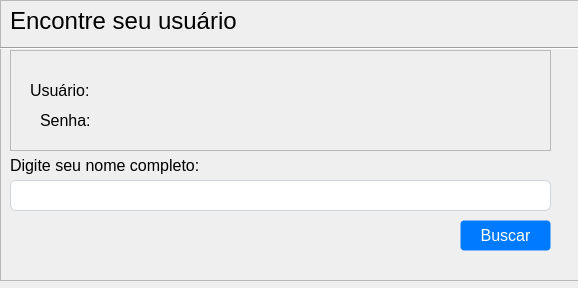
<?xml version="1.0" encoding="UTF-8"?>
<ui version="4.0">
 <class>frm_esqueci</class>
 <widget class="QWidget" name="frm_esqueci">
  <property name="geometry">
   <rect>
    <x>0</x>
    <y>0</y>
    <width>578</width>
    <height>288</height>
   </rect>
  </property>
  <property name="minimumSize">
   <size>
    <width>578</width>
    <height>288</height>
   </size>
  </property>
  <property name="maximumSize">
   <size>
    <width>578</width>
    <height>288</height>
   </size>
  </property>
  <property name="windowTitle">
   <string>Encontre seu usuário</string>
  </property>
  <widget class="QFrame" name="frame">
   <property name="geometry">
    <rect>
     <x>0</x>
     <y>0</y>
     <width>601</width>
     <height>281</height>
    </rect>
   </property>
   <property name="frameShape">
    <enum>QFrame::StyledPanel</enum>
   </property>
   <property name="frameShadow">
    <enum>QFrame::Raised</enum>
   </property>
   <widget class="QLabel" name="label">
    <property name="geometry">
     <rect>
      <x>10</x>
      <y>150</y>
      <width>210</width>
      <height>30</height>
     </rect>
    </property>
    <property name="styleSheet">
     <string notr="true">font-size:16px;</string>
    </property>
    <property name="text">
     <string>Digite seu nome completo:</string>
    </property>
   </widget>
   <widget class="QLineEdit" name="NomeCompleto">
    <property name="geometry">
     <rect>
      <x>10</x>
      <y>180</y>
      <width>541</width>
      <height>31</height>
     </rect>
    </property>
    <property name="styleSheet">
     <string notr="true">    width: 100%;
    padding: 6px 12px;
    font-size: 16px;
    font-weight: 400;
    line-height: 1.5;
    color: #212529;
    background-color: #fff;
    background-clip: padding-box;
    border: 1px solid #ced4da;
    appearance: none;
    border-radius: 6px;</string>
    </property>
   </widget>
   <widget class="Line" name="line_2">
    <property name="geometry">
     <rect>
      <x>0</x>
      <y>40</y>
      <width>710</width>
      <height>16</height>
     </rect>
    </property>
    <property name="orientation">
     <enum>Qt::Horizontal</enum>
    </property>
   </widget>
   <widget class="QLabel" name="label_2">
    <property name="geometry">
     <rect>
      <x>10</x>
      <y>5</y>
      <width>371</width>
      <height>31</height>
     </rect>
    </property>
    <property name="minimumSize">
     <size>
      <width>371</width>
      <height>0</height>
     </size>
    </property>
    <property name="styleSheet">
     <string notr="true">font-size:24px;</string>
    </property>
    <property name="text">
     <string>Encontre seu usuário</string>
    </property>
   </widget>
   <widget class="QFrame" name="frame_2">
    <property name="geometry">
     <rect>
      <x>10</x>
      <y>50</y>
      <width>541</width>
      <height>101</height>
     </rect>
    </property>
    <property name="frameShape">
     <enum>QFrame::StyledPanel</enum>
    </property>
    <property name="frameShadow">
     <enum>QFrame::Raised</enum>
    </property>
    <widget class="QLabel" name="label_3">
     <property name="geometry">
      <rect>
       <x>20</x>
       <y>30</y>
       <width>61</width>
       <height>21</height>
      </rect>
     </property>
     <property name="styleSheet">
      <string notr="true">font-size:16px;</string>
     </property>
     <property name="text">
      <string>Usuário:</string>
     </property>
    </widget>
    <widget class="QLabel" name="label_4">
     <property name="geometry">
      <rect>
       <x>30</x>
       <y>60</y>
       <width>51</width>
       <height>21</height>
      </rect>
     </property>
     <property name="styleSheet">
      <string notr="true">font-size:16px;</string>
     </property>
     <property name="text">
      <string>Senha:</string>
     </property>
    </widget>
    <widget class="QLabel" name="lbl_usuario">
     <property name="geometry">
      <rect>
       <x>90</x>
       <y>30</y>
       <width>451</width>
       <height>21</height>
      </rect>
     </property>
     <property name="styleSheet">
      <string notr="true">font-size:16px;</string>
     </property>
     <property name="text">
      <string/>
     </property>
    </widget>
    <widget class="QLabel" name="lbl_senha">
     <property name="geometry">
      <rect>
       <x>80</x>
       <y>60</y>
       <width>461</width>
       <height>21</height>
      </rect>
     </property>
     <property name="styleSheet">
      <string notr="true">font-size:16px;</string>
     </property>
     <property name="text">
      <string/>
     </property>
    </widget>
   </widget>
   <widget class="QPushButton" name="btnBuscar">
    <property name="geometry">
     <rect>
      <x>460</x>
      <y>220</y>
      <width>91</width>
      <height>31</height>
     </rect>
    </property>
    <property name="cursor">
     <cursorShape>PointingHandCursor</cursorShape>
    </property>
    <property name="styleSheet">
     <string notr="true">    font-weight: 400;
    text-align: center;
    white-space: nowrap;
    vertical-align: middle;
color: #fff;
    background-color: #007bff;
    border-color: #007bff;
    border: 1px solid transparent;
    padding: 6px 12px;
    font-size: 16px;
    line-height: 1.5;
    border-radius: 4px;</string>
    </property>
    <property name="text">
     <string>Buscar</string>
    </property>
   </widget>
  </widget>
 </widget>
 <resources/>
 <connections/>
</ui>
